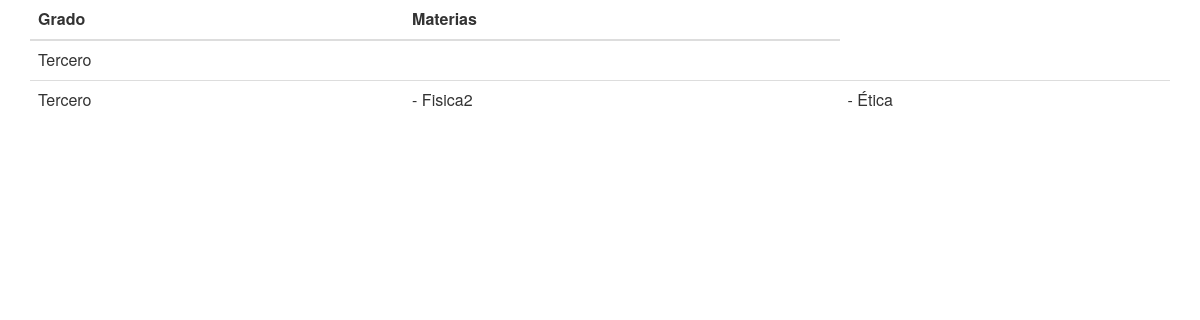
The app's page /grados/listagrados/, older data.
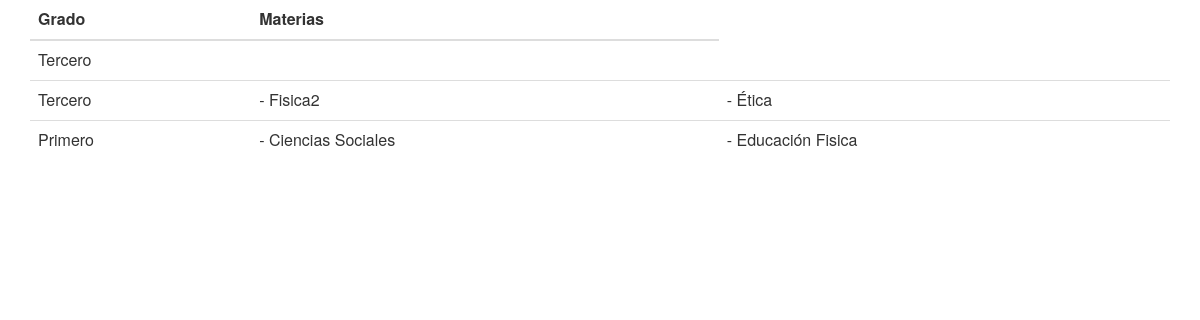
The same page, newer data.
### colegio/models.py (models this page shows, shortened)
class Grado(models.Model):
    nombre =   models.CharField(max_length=90)
    seccion =   models.CharField(max_length=10)
    materias   = models.ManyToManyField(Materia, through='Pertenece')

class Materia(models.Model):
    nombre =   models.CharField(max_length=90)
    creditos =   models.IntegerField()

### colegio/views.py (the view)
# urls.py: url(r'^grados/listagrados/$', views.listar, name='listar'),
def listar(request):
    grados = Grado.objects.all()
    return render(request,'colegio/listar.html',{'grados': grados})

### colegio/templates/colegio/listar.html
<link rel="stylesheet" href="//maxcdn.bootstrapcdn.com/bootstrap/3.2.0/css/bootstrap.min.css">
   <link rel="stylesheet" href="//maxcdn.bootstrapcdn.com/bootstrap/3.2.0/css/bootstrap-theme.min.css">
   <div class="container">
     <table class="table">
       <thead>
         <tr>
           <th>Grado</th>
           <th>Materias</th>
         </tr>
       </thead>
       <tbody>
         {% for grado in grados %}
         <tr>
         <td>{{ grado.nombre}}</td>
           {% for r in grado.materias.all %}
     <td>
         -  {{ r.nombre }}
     </td>
         {% endfor %}
         </tr>
       {% endfor %}
       </tbody>
     </table>
   </div>

Row changes from the older to the newer data that the page shows:
added Grado: nombre "Primero"
now on this page (row unchanged): Materia: nombre "Ciencias Sociales", shown under "Primero"
now on this page (row unchanged): Materia: nombre "Educación Fisica", shown under "Primero"
